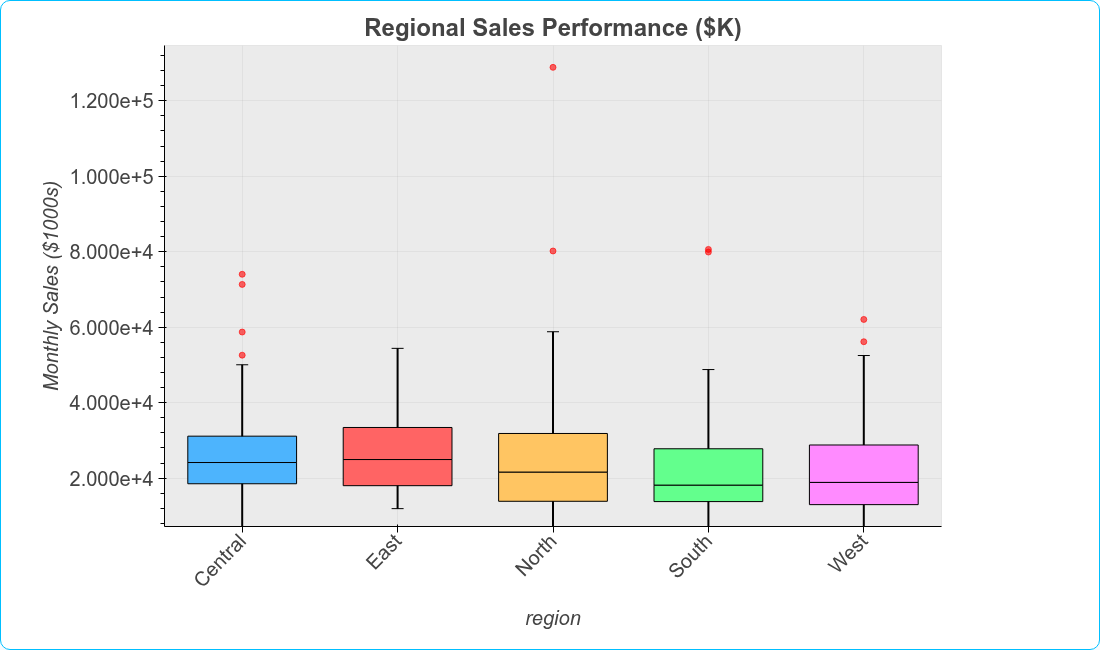

The script that drew this image:
import pandas as pd, numpy as np
import bokeh_rocks as br
df3 = pd.DataFrame(
    {
        "region": np.repeat(["North", "South", "East", "West", "Central"], 60),
        "sales": np.concatenate(
            [
                np.random.lognormal(10, 0.5, 60),  # North
                np.random.lognormal(9.8, 0.6, 60),  # South
                np.random.lognormal(10.2, 0.4, 60),  # East
                np.random.lognormal(9.9, 0.55, 60),  # West
                np.random.lognormal(10.1, 0.45, 60),  # Central
            ]
        ),
    }
)

p3 = br.boxplot(
    df3,
    xcol="region",
    ycol="sales",
    title="Regional Sales Performance ($K)",
    ylabel="Monthly Sales ($1000s)",
    theme="light",
    width=1100,
    height=650,
    outlier_color="red",
    outlier_alpha=0.6,
)
p3.min_border_bottom = 130
br.save_plot(p3, 'output/box_03')
